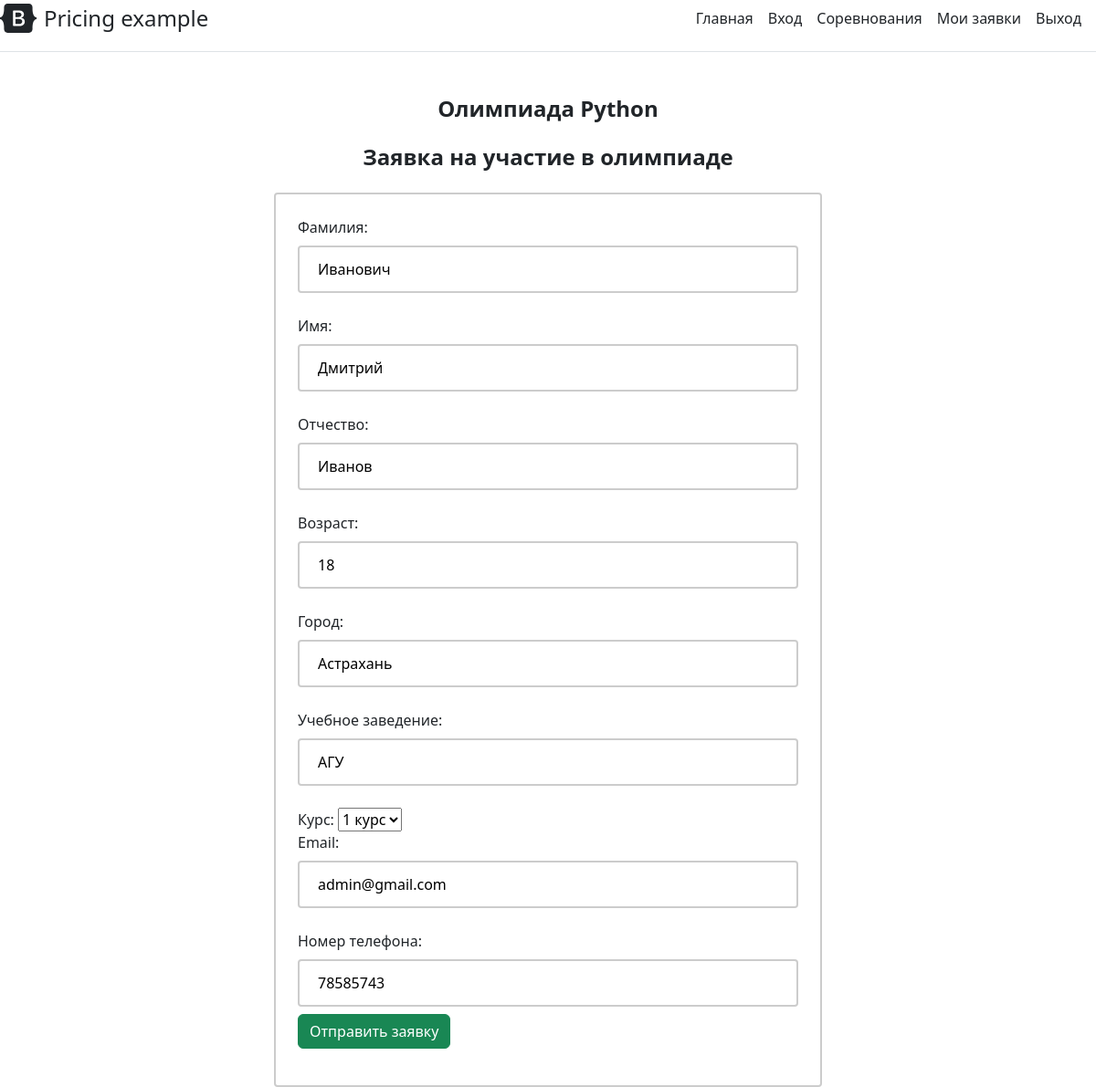
The page /сompetitions/1/application (signed in) on the database its author committed.
### user_data.py (models this page shows, shortened)
class Olympiad(db.Model):
    id = db.Column(db.Integer, primary_key=True)
    title = db.Column(db.String(100), nullable=False)
    introduction = db.Column(db.String(300), nullable=False)
    text = db.Column(db.Text, nullable=False)
    date = db.Column(db.DateTime, default=datetime.utcnow)

class Profiles(db.Model):
    id = db.Column(db.Integer, primary_key=True)
    name = db.Column(db.String(50), nullable=True)
    surname = db.Column(db.String(50), nullable=True)
    patronymic = db.Column(db.String(50), nullable=True)
    old = db.Column(db.Integer)
    city = db.Column(db.String(100))
    educational_institution = db.Column(db.String(100))
    phone_number = db.Column(db.String(100))
    user_id = db.Column(db.Integer, db.ForeignKey('users.id'))
    user = db.relationship('Users', backref=db.backref('profile', uselist=False))

class Users(db.Model, UserMixin):
    id = db.Column(db.Integer, primary_key=True)
    email = db.Column(db.String(50), unique=True)
    psw = db.Column(db.String(500), nullable=True)
    access_level = db.Column(db.Integer, default=1)
    date = db.Column(db.DateTime, default=datetime.utcnow)
    is_active = db.Column(db.Boolean, default=True)
    pr = db.relationship('Profiles', backref='users', uselist=False)

### app.py (the view, shortened to what this page needs)
@app.route('/сompetitions/<int:id>/application', methods=['GET', 'POST'])
@login_required
def сompetition_application(id):
    olympiad = Olympiad.query.get(id)
    user = current_user
    profile = user.profile
    return render_template('сompetition_application.html', olympiad=olympiad, user=user, profile=profile)

### app.py (called while the page is built)
@login_manager.user_loader
def load_user(user_id):
    return Users.query.get(int(user_id))

### templates/сompetition_application.html (shortened to what this page needs)
{% extends 'base.html' %}
{% block body %}
<head>
<link rel="stylesheet" href="{{ url_for('static', filename='css/error.css') }}">
    </head>
<link rel="stylesheet" href="{{ url_for('static', filename='css/сompetition_application.css') }}">
<div class="container mt-5">
    <h1>{{ olympiad.title }}</h1>
  <body>
    <h2>Заявка на участие в олимпиаде</h2>
    <form action="" method="post" class="form-contact">
  <p><label>Фамилия: </label> <input type="text" name="surname" value="{{ profile.surname }}" required readonly />
  <p><label>Имя: </label> <input type="text" name="name" value="{{ profile.name }}" required readonly/>
  <p><label>Отчество: </label> <input type="text" name="patronymic" value="{{ profile.patronymic }}" required readonly/>
  <p><label>Возраст: </label> <input type="text" name="old" value="{{ profile.old }}" required readonly/>
  <p><label>Город: </label> <input type="text" name="city" value="{{ profile.city }}" required readonly/>
  <p><label>Учебное заведение: </label> <input type="text" name="educational_institution" value="{{ profile.educational_institution }}"  id="institution-input" readonly required />
      <div id="course-container">
        <label>Курс:</label>
        <select name="course" class="form-input" required>
          <option value="1" {% if profile.course == '1 курс' %} selected {% endif %}>1 курс</option>
        </select>
      </div>
      <p><label>Email: </label> <input type="text" name="email" value="{{ user.email }}" required readonly/>
      <p><label>Номер телефона: </label> <input type="text" name="phone_number" value="{{ profile.phone_number }}" required readonly/>
    <button type="submit" class='btn btn-success'>Отправить заявку</button>
  </form>
  </body>
</div>
{% endblock %}

### static/css/сompetition_application.css (style rules this page uses)
input[type=text], input[type=tel] { width: 100%; padding: 12px 20px; margin: 8px 0; box-sizing: border-box; border: 2px solid #ccc; border-radius: 4px; }
h1 { font-size: 24px; font-weight: bold; text-align: center; margin-bottom: 24px; }
h2 { font-size: 24px; font-weight: bold; text-align: center; margin-bottom: 24px; }
form { max-width: 600px; margin: 0 auto; padding: 24px; border: 2px solid #ccc; border-radius: 4px; }

### rows shown on the page
Olympiad: title "Олимпиада Python"
Profiles: surname "Иванович", name "Дмитрий", patronymic "Иванов", old "18", city "Астрахань", educational_institution "АГУ", phone_number "78585743"
Users: email "admin@gmail.com"
